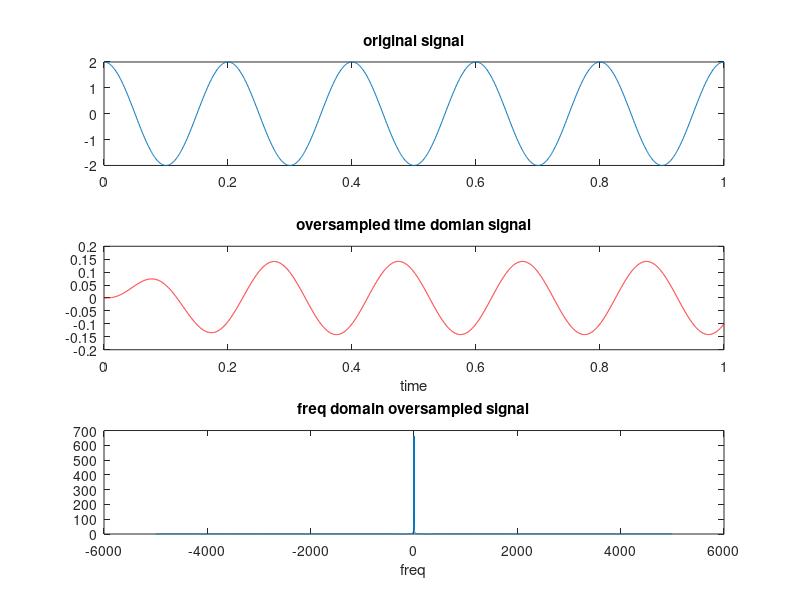
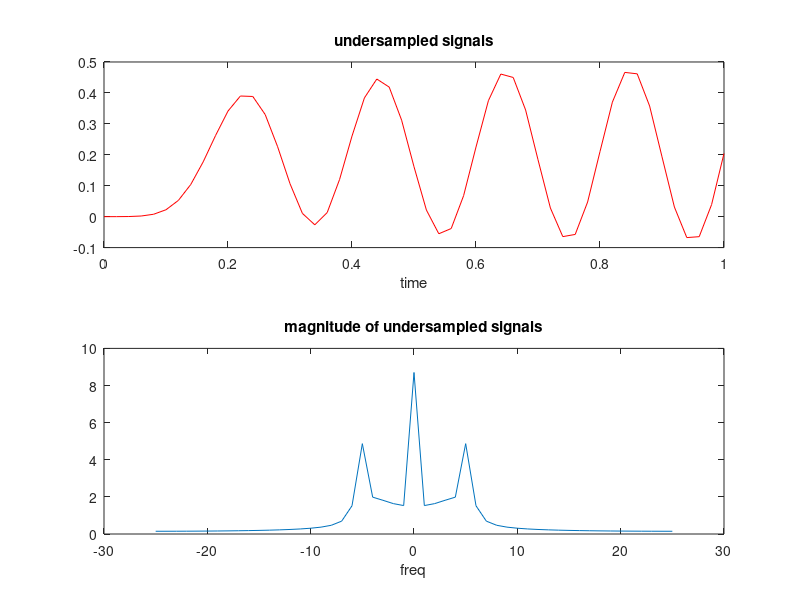
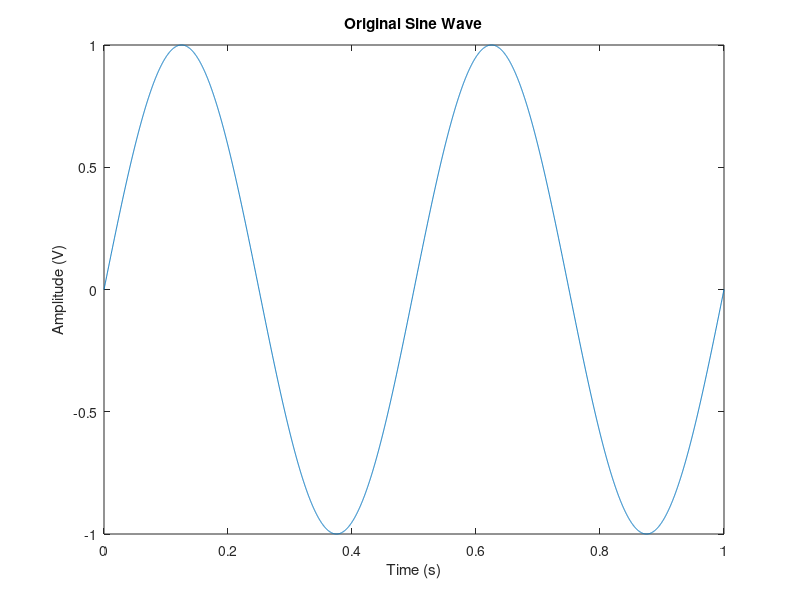

Write MATLAB code to recreate these figures, in order. (Note: this script raises an error after producing the figures.)
%% construction from oversampling
t=0:0.001:1;% time signal
fs = 1000; % 1/0.001
y=2*cos(2*pi*5*t);

figure
subplot(3,1,1)
plot(t,y)
title("original signal")

%butter(order, fcut/ fs/2 , type )
[B,A] = butter(3,5/5000,'low' ); % butter fly filter
zero_added_signal=zeros(1,length(y)*10);
for i=1:length(y)
zero_added_signal(i*10)=y(i);
end
zero_added_signal(1:9)=[];
% Adding zeros enhances the signal display and don't change the
%spectrum,it changes sampling freq. only
%  the length of the signal is increased by a factor of 10,
%  which effectively increases the sampling rate by a factor of 10 as well.
%  This results in a smoother waveform with higher resolution in the time domain
%  , and a higher frequency resolution in the frequency domain.

t=linspace(0,1,length(zero_added_signal));
filtered_signal = filter(B,A,zero_added_signal);

subplot(3,1,2)
plot(t,filtered_signal,'r' )
xlabel('time')
title("oversampled time domian signal")

s=fft(filtered_signal);
s=fftshift(s);
fs = 10000; %1/0.001 *10 as we added 10 zeros
freq=linspace(-fs/2,fs/2,length(s));

subplot(3,1,3)
plot(freq,abs(s))
xlabel('freq')
title("freq domain oversampled signal")

%% construction from minimum sampling

t=0:0.1:1; % replace ?? with the suitable number
fs = 10; % fs=1/0.1
y = 2*cos(2*pi*5*t);
[B,A] = butter(10,5/50,'low' );

zero_added_signal=zeros(1,length(y)*10);
for i=1:length(y)
zero_added_signal(i*10)=y(i);
end

zero_added_signal(1:9)=[];
t=linspace(0,1,length(zero_added_signal));
filtered_signal = filter(B,A,zero_added_signal);

figure
subplot(2,1,1)
plot(t,filtered_signal,'r' )
xlabel('time')
title('minimum sampled signals')

s=fft(filtered_signal);
s=fftshift(s);
fs = 100; % why 100?? 
% fs=1/0.1 * 10 as we added 10 zeros later which inreases the sampling freq by 10
freq=linspace(-fs/2,fs/2,length(s));

subplot(2,1,2)
plot(freq,abs(s))
xlabel('freq')
title('magnitude of minimum sampled signals')

%% construction from undersampling sampling

t=0:0.2:1;
fs = 5; %1/0.2
y=2*cos(2*pi*5*t);
[B,A] = butter(10,5/25,'low' );
zero_added_signal=zeros(1,length(y)*10);
for i=1:length(y)
zero_added_signal(i*10)=y(i);
end
zero_added_signal(1:9)=[];
t=linspace(0,1,length(zero_added_signal));
filtered_signal = filter(B,A,zero_added_signal);

subplot(2,1,1)
plot(t,filtered_signal,'r' )
xlabel('time')
title('undersampled signals')

s=fft(filtered_signal);
s=fftshift(s);
fs=50;
% fs=1/0.2 * 10 as we added 10 zeros later which inreases the sampling freq by 10
freq=linspace(-fs/2,fs/2,length(s));

subplot(2,1,2)
plot(freq,abs(s))
xlabel('freq')
title('magnitude of undersampled signals')


%% quantization using pi function
% Parameters
A = 1;      % Amplitude
f = 2;      % Frequency
Fs = 4000;  % Sampling frequency

% Generate sinusoidal wave
t = 0:1/Fs:1;           % Time vector
x = A*sin(2*pi*f*t);    % Sinusoidal wave

% Plotting the original sine wave to compare it to the quantized signal
figure;
plot(t,x);
xlabel('Time (s)');
ylabel('Amplitude (V)');
title('Original Sine Wave');

% Calculate mean square quantization error for n = 3, 4, 5, 10
n_vec = [3 4 5 10];
MSE = zeros(size(n_vec));

for i = 1:length(n_vec)
    n = n_vec(i);               % Number of bits for integer or fraction parts
    m = 2*n + 1;                % Number of bits for the whole word, including the sign bit
    xq = fi(x, 1, m, n);        % Quantize the signal using fixed-point arithmetic
    xq = double(xq);            % Convert back to double for further processing
    xb = dec2bin(xq, m);         % Quantize the signal using fixed-point arithmetic
    e = x - xq;                 % Calculate quantization error
    MSE(i) = mean(e.^2);        % Calculate mean square quantization error
    
    % representation
    figure;
    plot(t,xq);
    % Add a main title to the figure
    title('Quantized signal for n = ', num2str(n) );
end

figure;
plot(n_vec , MSE , 'r')
xlabel("number of bits n")
ylabel("MSE")
title("quantization using pi function")


% Note : Increasing the number of bits for quantization 
% improves the accuracy of the quantized signal,
% which results in a lower mean square quantization error.
% When n is small, 
% the number of bits used to represent the signal is limited, 
% which can result in significant quantization errors. 
% As n increases, 
% more bits are used to represent the signal, allowing for a more accurate representation of the original signal,
% and reducing the quantization error.

%% quantization using quantize function
% Parameters
A = 1;      % Amplitude
f = 2;      % Frequency
Fs = 4000;  % Sampling frequency

% Generate sinusoidal wave
t = 0:1/Fs:1;           % Time vector
x = A*sin(2*pi*f*t);    % Sinusoidal wave

% Plotting the original sine wave to compare it to the quantized signal
figure;
plot(t,x);
xlabel('Time (s)');
ylabel('Amplitude (V)');
title('Original Sine Wave');

% Calculate mean square quantization error for n = 3, 4, 5, 10
n_vec = [3 4 5 10];
MSE = zeros(size(n_vec));

for i = 1:length(n_vec)
    n = n_vec(i);
    m = 2*n + 1;                % word size
    q = quantizer([m n]);       % Create quantizer object
    xq = quantize(q, x);        % Quantize the signal
    xb = dec2bin(xq, m);        % Convert quantized samples to binary
    e = x - double(xq);         % Calculate quantization error
    MSE(i) = mean(e.^2);        % Calculate mean square quantization error
    
    % representation
    figure;
    plot(t,xq);
    % Add a main title to the figure
    title('Quantized signal for n = ', num2str(n) );
end

figure;
plot(n_vec, MSE , 'r')  % Plot mean square quantization error
title("quantization using qunatizate function")
xlabel('Number of bits')
ylabel('Mean square quantization error')


%% non uniform quantization using compand

% Parameters
A = 1;      % Amplitude
f = 2;      % Frequency
Fs = 4000;  % Sampling frequency

% Generate sinusoidal wave
t = 0:1/Fs:1;           % Time vector
x = A*sin(2*pi*f*t);    % Sinusoidal wave

% Plotting the original sine wave to compare it to the quantized signal
figure;
plot(t,x);
xlabel('Time (s)');
ylabel('Amplitude (V)');
title('Original Sine Wave');

% Perform non-uniform quantization using compand
mu = 255;                                      % Companding law parameter
x_compand = compand(x, mu, max(x), 'mu/compressor');  % Compress signal using companding law

% Calculate mean square quantization error for n = 3, 4, 5, 10
n_vec = [3 4 5 10];
MSE = zeros(size(n_vec));

for i = 1:length(n_vec)
    n = n_vec(i);
    m = 2*n + 1;
    q = quantizer([m n]);
    xq = quantize(q, x_compand);                           % Quantize the compressed signal
    x_expand = compand(xq, mu, max(xq),'mu/expander');           % Expand the quantized signal
    xb = dec2bin(double(x_expand), m);    % Convert the quantized samples to binary        
    e = x - double(x_expand);             % Calculate quantization error
    MSE(i) = mean(e.^2);            % Calculate mean square quantization error
    
    % representation
    figure;
    plot(t,xq);
    % Add a main title to the figure
    title('Quantized signal for n = ', num2str(n) );
end

figure
plot(n_vec, MSE , 'r')           % Plot mean square quantization error
title("quantization using compand function")
xlabel('Number of bits')
ylabel('Mean square quantization error')



